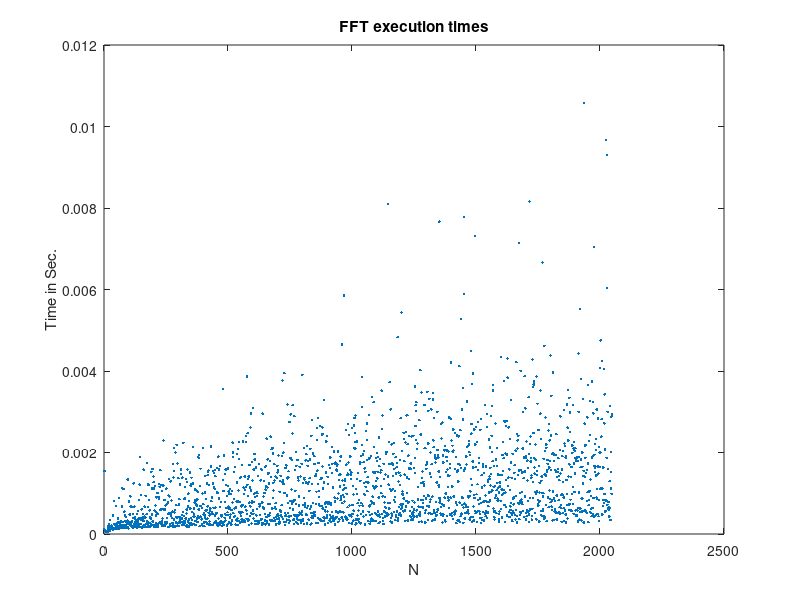

This figure's MATLAB source:
%addpath("funcoes/")
Nmax = 2048; fft_time = zeros(1, Nmax);
for n = 1:1:Nmax;
    x = rand(1, n);
    t = clock;fft(x);fft_time(n) = etime(clock, t);
end

n = [1:1:Nmax]
plot(n, fft_time, '.');
xlabel('N');ylabel('Time in Sec.')
title('FFT execution times')
pause(45)